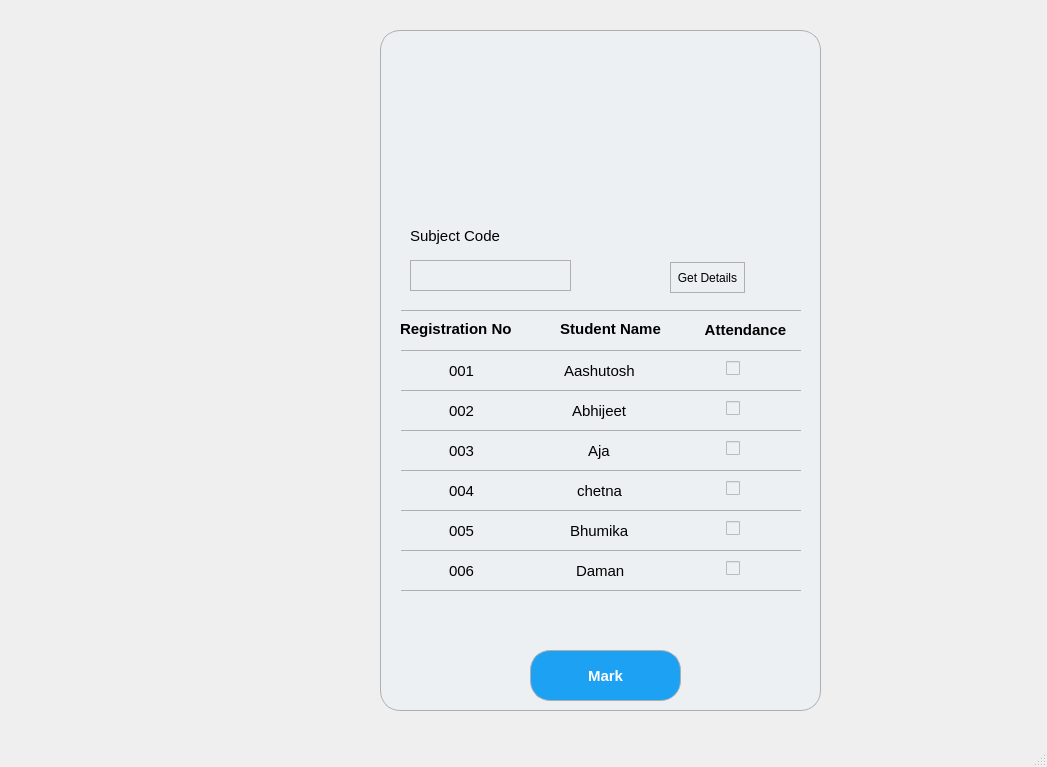
<?xml version="1.0" encoding="UTF-8"?>
<ui version="4.0">
 <class>MainWindow</class>
 <widget class="QMainWindow" name="MainWindow">
  <property name="geometry">
   <rect>
    <x>0</x>
    <y>0</y>
    <width>1047</width>
    <height>767</height>
   </rect>
  </property>
  <property name="windowTitle">
   <string>MainWindow</string>
  </property>
  <widget class="QWidget" name="centralwidget">
   <widget class="QFrame" name="frame_10">
    <property name="geometry">
     <rect>
      <x>380</x>
      <y>30</y>
      <width>441</width>
      <height>681</height>
     </rect>
    </property>
    <property name="styleSheet">
     <string notr="true">border:1px solid rgb(175, 175, 175);
  border-radius: 20px;
   background: #ecf0f3;
 </string>
    </property>
    <property name="frameShape">
     <enum>QFrame::StyledPanel</enum>
    </property>
    <property name="frameShadow">
     <enum>QFrame::Raised</enum>
    </property>
    <widget class="QLabel" name="label_34">
     <property name="geometry">
      <rect>
       <x>110</x>
       <y>30</y>
       <width>221</width>
       <height>141</height>
      </rect>
     </property>
     <property name="styleSheet">
      <string notr="true"> border-radius: 50%;
border:none;
 </string>
     </property>
     <property name="text">
      <string/>
     </property>
     <property name="pixmap">
      <pixmap>jims_logo.webp</pixmap>
     </property>
     <property name="scaledContents">
      <bool>true</bool>
     </property>
    </widget>
    <widget class="QLabel" name="label_35">
     <property name="geometry">
      <rect>
       <x>30</x>
       <y>190</y>
       <width>121</width>
       <height>31</height>
      </rect>
     </property>
     <property name="font">
      <font>
       <pointsize>11</pointsize>
      </font>
     </property>
     <property name="styleSheet">
      <string notr="true">display: block;
  width: 100%;
  padding: 0;
  border: none;
  outline: none;
  box-sizing: border-box;</string>
     </property>
     <property name="text">
      <string>Subject Code</string>
     </property>
    </widget>
    <widget class="QPushButton" name="subatt_2">
     <property name="geometry">
      <rect>
       <x>150</x>
       <y>600</y>
       <width>151</width>
       <height>71</height>
      </rect>
     </property>
     <property name="font">
      <font>
       <pointsize>11</pointsize>
       <weight>99</weight>
       <bold>true</bold>
      </font>
     </property>
     <property name="styleSheet">
      <string notr="true">color: white;
  margin-top: 20px;
  background: #1DA1F2;
  height: 40px;
  border-radius: 20px;
  cursor: pointer;
  font-weight: 900;
  box-shadow: 6px 6px 6px #cbced1, -6px -6px 6px white;
  transition: 0.5s;
text-align:center;
</string>
     </property>
     <property name="text">
      <string>Mark</string>
     </property>
    </widget>
    <widget class="Line" name="line_9">
     <property name="geometry">
      <rect>
       <x>21</x>
       <y>280</y>
       <width>400</width>
       <height>1</height>
      </rect>
     </property>
     <property name="orientation">
      <enum>Qt::Horizontal</enum>
     </property>
    </widget>
    <widget class="QLabel" name="label_36">
     <property name="geometry">
      <rect>
       <x>20</x>
       <y>289</y>
       <width>141</width>
       <height>20</height>
      </rect>
     </property>
     <property name="font">
      <font>
       <pointsize>11</pointsize>
       <weight>75</weight>
       <bold>true</bold>
      </font>
     </property>
     <property name="styleSheet">
      <string notr="true">border:none;</string>
     </property>
     <property name="text">
      <string>Registration No</string>
     </property>
    </widget>
    <widget class="QLabel" name="label_37">
     <property name="geometry">
      <rect>
       <x>165</x>
       <y>289</y>
       <width>131</width>
       <height>20</height>
      </rect>
     </property>
     <property name="font">
      <font>
       <pointsize>11</pointsize>
       <weight>75</weight>
       <bold>true</bold>
      </font>
     </property>
     <property name="styleSheet">
      <string notr="true">border:none;</string>
     </property>
     <property name="text">
      <string>Student Name</string>
     </property>
     <property name="alignment">
      <set>Qt::AlignCenter</set>
     </property>
    </widget>
    <widget class="Line" name="line_17">
     <property name="geometry">
      <rect>
       <x>21</x>
       <y>320</y>
       <width>400</width>
       <height>1</height>
      </rect>
     </property>
     <property name="orientation">
      <enum>Qt::Horizontal</enum>
     </property>
    </widget>
    <widget class="Line" name="line_18">
     <property name="geometry">
      <rect>
       <x>21</x>
       <y>360</y>
       <width>400</width>
       <height>1</height>
      </rect>
     </property>
     <property name="orientation">
      <enum>Qt::Horizontal</enum>
     </property>
    </widget>
    <widget class="Line" name="line_19">
     <property name="geometry">
      <rect>
       <x>21</x>
       <y>400</y>
       <width>400</width>
       <height>1</height>
      </rect>
     </property>
     <property name="orientation">
      <enum>Qt::Horizontal</enum>
     </property>
    </widget>
    <widget class="Line" name="line_20">
     <property name="geometry">
      <rect>
       <x>21</x>
       <y>440</y>
       <width>400</width>
       <height>1</height>
      </rect>
     </property>
     <property name="orientation">
      <enum>Qt::Horizontal</enum>
     </property>
    </widget>
    <widget class="Line" name="line_21">
     <property name="geometry">
      <rect>
       <x>21</x>
       <y>480</y>
       <width>400</width>
       <height>1</height>
      </rect>
     </property>
     <property name="orientation">
      <enum>Qt::Horizontal</enum>
     </property>
    </widget>
    <widget class="Line" name="line_22">
     <property name="geometry">
      <rect>
       <x>21</x>
       <y>520</y>
       <width>400</width>
       <height>1</height>
      </rect>
     </property>
     <property name="orientation">
      <enum>Qt::Horizontal</enum>
     </property>
    </widget>
    <widget class="Line" name="line_23">
     <property name="geometry">
      <rect>
       <x>21</x>
       <y>560</y>
       <width>400</width>
       <height>1</height>
      </rect>
     </property>
     <property name="orientation">
      <enum>Qt::Horizontal</enum>
     </property>
    </widget>
    <widget class="QLabel" name="label_54">
     <property name="geometry">
      <rect>
       <x>300</x>
       <y>290</y>
       <width>131</width>
       <height>20</height>
      </rect>
     </property>
     <property name="font">
      <font>
       <pointsize>11</pointsize>
       <weight>75</weight>
       <bold>true</bold>
      </font>
     </property>
     <property name="styleSheet">
      <string notr="true">border:none;</string>
     </property>
     <property name="text">
      <string>Attendance</string>
     </property>
     <property name="alignment">
      <set>Qt::AlignCenter</set>
     </property>
    </widget>
    <widget class="QCheckBox" name="c2">
     <property name="geometry">
      <rect>
       <x>346</x>
       <y>370</y>
       <width>16</width>
       <height>17</height>
      </rect>
     </property>
     <property name="styleSheet">
      <string notr="true">border:none;</string>
     </property>
     <property name="text">
      <string/>
     </property>
    </widget>
    <widget class="QCheckBox" name="c3">
     <property name="geometry">
      <rect>
       <x>346</x>
       <y>410</y>
       <width>16</width>
       <height>17</height>
      </rect>
     </property>
     <property name="styleSheet">
      <string notr="true">border:none;</string>
     </property>
     <property name="text">
      <string/>
     </property>
    </widget>
    <widget class="QCheckBox" name="c4">
     <property name="geometry">
      <rect>
       <x>346</x>
       <y>450</y>
       <width>16</width>
       <height>17</height>
      </rect>
     </property>
     <property name="styleSheet">
      <string notr="true">border:none;</string>
     </property>
     <property name="text">
      <string/>
     </property>
    </widget>
    <widget class="QCheckBox" name="c5">
     <property name="geometry">
      <rect>
       <x>346</x>
       <y>490</y>
       <width>16</width>
       <height>17</height>
      </rect>
     </property>
     <property name="styleSheet">
      <string notr="true">border:none;</string>
     </property>
     <property name="text">
      <string/>
     </property>
    </widget>
    <widget class="QCheckBox" name="c6">
     <property name="geometry">
      <rect>
       <x>346</x>
       <y>530</y>
       <width>16</width>
       <height>17</height>
      </rect>
     </property>
     <property name="styleSheet">
      <string notr="true">border:none;</string>
     </property>
     <property name="text">
      <string/>
     </property>
    </widget>
    <widget class="QCheckBox" name="c1">
     <property name="geometry">
      <rect>
       <x>346</x>
       <y>330</y>
       <width>16</width>
       <height>17</height>
      </rect>
     </property>
     <property name="styleSheet">
      <string notr="true">border:none;</string>
     </property>
     <property name="text">
      <string/>
     </property>
    </widget>
    <widget class="QLineEdit" name="date">
     <property name="geometry">
      <rect>
       <x>30</x>
       <y>230</y>
       <width>161</width>
       <height>31</height>
      </rect>
     </property>
    </widget>
    <widget class="QLineEdit" name="l1">
     <property name="geometry">
      <rect>
       <x>32</x>
       <y>330</y>
       <width>101</width>
       <height>21</height>
      </rect>
     </property>
     <property name="font">
      <font>
       <pointsize>11</pointsize>
      </font>
     </property>
     <property name="styleSheet">
      <string notr="true">border:none;
</string>
     </property>
     <property name="text">
      <string>001</string>
     </property>
     <property name="alignment">
      <set>Qt::AlignCenter</set>
     </property>
    </widget>
    <widget class="QLineEdit" name="l2">
     <property name="geometry">
      <rect>
       <x>32</x>
       <y>370</y>
       <width>101</width>
       <height>21</height>
      </rect>
     </property>
     <property name="font">
      <font>
       <pointsize>11</pointsize>
      </font>
     </property>
     <property name="styleSheet">
      <string notr="true">border:none;
</string>
     </property>
     <property name="text">
      <string>002</string>
     </property>
     <property name="alignment">
      <set>Qt::AlignCenter</set>
     </property>
    </widget>
    <widget class="QLineEdit" name="l3">
     <property name="geometry">
      <rect>
       <x>32</x>
       <y>410</y>
       <width>101</width>
       <height>21</height>
      </rect>
     </property>
     <property name="font">
      <font>
       <pointsize>11</pointsize>
      </font>
     </property>
     <property name="styleSheet">
      <string notr="true">border:none;
</string>
     </property>
     <property name="text">
      <string>003</string>
     </property>
     <property name="alignment">
      <set>Qt::AlignCenter</set>
     </property>
    </widget>
    <widget class="QLineEdit" name="l4">
     <property name="geometry">
      <rect>
       <x>32</x>
       <y>450</y>
       <width>101</width>
       <height>21</height>
      </rect>
     </property>
     <property name="font">
      <font>
       <pointsize>11</pointsize>
      </font>
     </property>
     <property name="styleSheet">
      <string notr="true">border:none;
</string>
     </property>
     <property name="text">
      <string>004</string>
     </property>
     <property name="alignment">
      <set>Qt::AlignCenter</set>
     </property>
    </widget>
    <widget class="QLineEdit" name="l5">
     <property name="geometry">
      <rect>
       <x>32</x>
       <y>490</y>
       <width>101</width>
       <height>21</height>
      </rect>
     </property>
     <property name="font">
      <font>
       <pointsize>11</pointsize>
      </font>
     </property>
     <property name="styleSheet">
      <string notr="true">border:none;
</string>
     </property>
     <property name="text">
      <string>005</string>
     </property>
     <property name="alignment">
      <set>Qt::AlignCenter</set>
     </property>
    </widget>
    <widget class="QLineEdit" name="l6">
     <property name="geometry">
      <rect>
       <x>32</x>
       <y>530</y>
       <width>101</width>
       <height>21</height>
      </rect>
     </property>
     <property name="font">
      <font>
       <pointsize>11</pointsize>
      </font>
     </property>
     <property name="styleSheet">
      <string notr="true">border:none;
</string>
     </property>
     <property name="text">
      <string>006</string>
     </property>
     <property name="alignment">
      <set>Qt::AlignCenter</set>
     </property>
    </widget>
    <widget class="QLineEdit" name="n3">
     <property name="geometry">
      <rect>
       <x>170</x>
       <y>410</y>
       <width>101</width>
       <height>21</height>
      </rect>
     </property>
     <property name="font">
      <font>
       <pointsize>11</pointsize>
      </font>
     </property>
     <property name="styleSheet">
      <string notr="true">border:none;
</string>
     </property>
     <property name="text">
      <string>Aja</string>
     </property>
     <property name="alignment">
      <set>Qt::AlignCenter</set>
     </property>
    </widget>
    <widget class="QLineEdit" name="n6">
     <property name="geometry">
      <rect>
       <x>170</x>
       <y>530</y>
       <width>101</width>
       <height>21</height>
      </rect>
     </property>
     <property name="font">
      <font>
       <pointsize>11</pointsize>
      </font>
     </property>
     <property name="styleSheet">
      <string notr="true">border:none;
</string>
     </property>
     <property name="text">
      <string>Daman</string>
     </property>
     <property name="alignment">
      <set>Qt::AlignCenter</set>
     </property>
    </widget>
    <widget class="QLineEdit" name="n1">
     <property name="geometry">
      <rect>
       <x>170</x>
       <y>330</y>
       <width>101</width>
       <height>21</height>
      </rect>
     </property>
     <property name="font">
      <font>
       <pointsize>11</pointsize>
      </font>
     </property>
     <property name="styleSheet">
      <string notr="true">border:none;
</string>
     </property>
     <property name="text">
      <string>Aashutosh</string>
     </property>
     <property name="alignment">
      <set>Qt::AlignCenter</set>
     </property>
    </widget>
    <widget class="QLineEdit" name="n2">
     <property name="geometry">
      <rect>
       <x>170</x>
       <y>370</y>
       <width>101</width>
       <height>21</height>
      </rect>
     </property>
     <property name="font">
      <font>
       <pointsize>11</pointsize>
      </font>
     </property>
     <property name="styleSheet">
      <string notr="true">border:none;
</string>
     </property>
     <property name="text">
      <string>Abhijeet</string>
     </property>
     <property name="alignment">
      <set>Qt::AlignCenter</set>
     </property>
    </widget>
    <widget class="QLineEdit" name="n4">
     <property name="geometry">
      <rect>
       <x>170</x>
       <y>450</y>
       <width>101</width>
       <height>21</height>
      </rect>
     </property>
     <property name="font">
      <font>
       <pointsize>11</pointsize>
      </font>
     </property>
     <property name="styleSheet">
      <string notr="true">border:none;
</string>
     </property>
     <property name="text">
      <string>chetna</string>
     </property>
     <property name="alignment">
      <set>Qt::AlignCenter</set>
     </property>
    </widget>
    <widget class="QLineEdit" name="n5">
     <property name="geometry">
      <rect>
       <x>170</x>
       <y>490</y>
       <width>101</width>
       <height>21</height>
      </rect>
     </property>
     <property name="font">
      <font>
       <pointsize>11</pointsize>
      </font>
     </property>
     <property name="styleSheet">
      <string notr="true">border:none;
</string>
     </property>
     <property name="text">
      <string>Bhumika</string>
     </property>
     <property name="alignment">
      <set>Qt::AlignCenter</set>
     </property>
    </widget>
    <widget class="QPushButton" name="pushButton">
     <property name="geometry">
      <rect>
       <x>290</x>
       <y>232</y>
       <width>75</width>
       <height>31</height>
      </rect>
     </property>
     <property name="text">
      <string>Get Details</string>
     </property>
    </widget>
   </widget>
  </widget>
  <widget class="QMenuBar" name="menubar">
   <property name="geometry">
    <rect>
     <x>0</x>
     <y>0</y>
     <width>1047</width>
     <height>26</height>
    </rect>
   </property>
  </widget>
  <widget class="QStatusBar" name="statusbar"/>
 </widget>
 <resources/>
 <connections/>
</ui>
